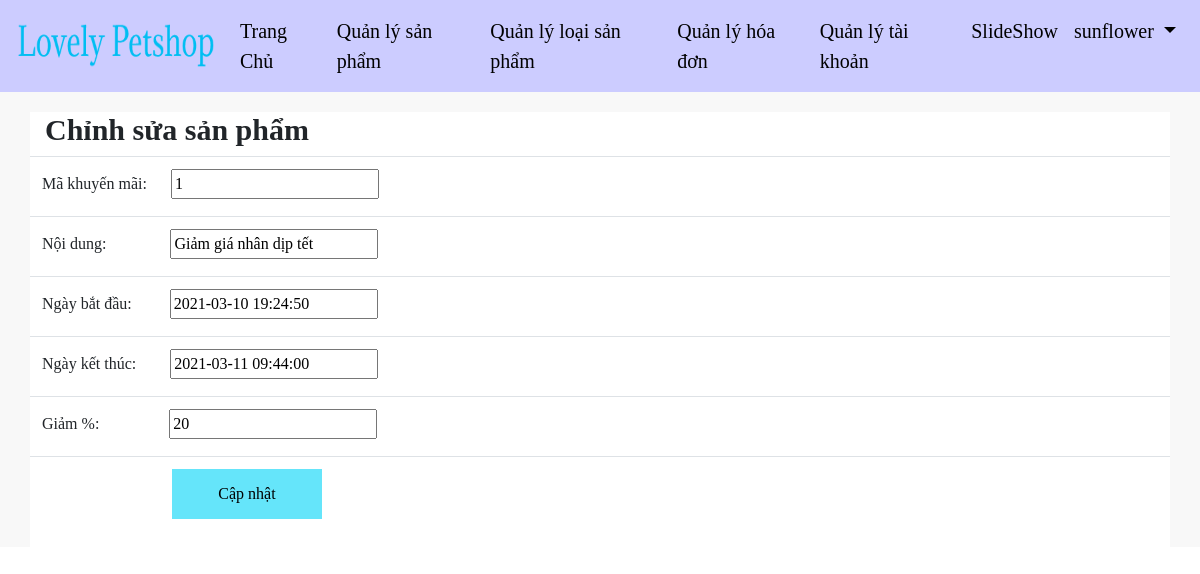
Page /application/LovePets/modifySaleProduct.php?saleid=1 (signed in) on the committed database.
### tables this page shows
CREATE TABLE `sale` (
  `SaleId` int(11) NOT NULL,
  `Content` text NOT NULL,
  `StartDate` datetime NOT NULL,
  `EndDate` datetime NOT NULL,
  `DecreasePercent` int(11) NOT NULL
);

### application/LovePets/modifySaleProduct.php (the view, shortened to what this page needs)
<!DOCTYPE html>
<html>
    <head>
        <link rel="stylesheet" href="https://maxcdn.bootstrapcdn.com/bootstrap/4.4.1/css/bootstrap.min.css">
        <link rel="stylesheet" href="https://cdnjs.cloudflare.com/ajax/libs/font-awesome/4.7.0/css/font-awesome.min.css">
        <link rel="stylesheet" href="https://cdnjs.cloudflare.com/ajax/libs/font-awesome/4.7.0/css/font-awesome.min.css">
    </head>
    <body style="font-family: serif">
        <?php include 'menuAdmin.php'; ?>
        <?php
        include 'connection.php';
        $saleid = $_GET['saleid'];
        $sql = "select * from sale where SaleId = $saleid";
        $result2 = $conn->query($sql);
        $row = $result2->fetch_array();
        ?>
        <div style="background-color:rgb(248,248,248);">
            <form method="post"  style="padding-top:20px; " enctype="multipart/form-data">
                <div class="container" style="background-color:white;">
                    <div class="row">
                        <div class="col-md-12">
                            <h2 style="font-size:30px"><b>Chỉnh sửa sản phẩm</b></h2>
                        </div>
                    </div>
                    <div class="row">
                        <table class="table">
                            <tbody>
                                <tr>
                                    <td scope="row">
                                        <label style="margin-right: 20px">Mã khuyến mãi:</label>
                                        <input type="text"  name="ids" readonly="" value="<?php
                                        if (isset($_POST['ids'])) {
                                            echo $_POST['ids'];
                                        } else {
                                            echo $row['SaleId'];
                                        }
                                        ?>"></td>
                                </tr>
                                <tr>
                                    <td scope="row">
                                        <label style="margin-right: 60px">Nội dung:</label>
                                        <input type="text" value="<?php
                                        if (isset($_POST['content'])) {
                                            echo $_POST['content'];
                                        } else {
                                            echo $row['Content'];
                                        }
                                        ?>"  name="content"></td>
                                </tr>
                                <tr>
                                    <td scope="row">
                                        <label style="margin-right: 34px">Ngày bắt đầu:</label>
                                        <input type="datetime" value="<?php
                                        if (isset($_POST['sdate'])) {
                                            echo $_POST['sdate'];
                                        } else {
                                            echo $row['StartDate'];
                                        }
                                        ?>" name="sdate"></td>
                                </tr>
                                <tr>
                                    <td scope="row">
                                        <label style="margin-right: 30px">Ngày kết thúc:</label>
                                        <input type="datetime" value="<?php
                                        if (isset($_POST['edate'])) {
                                            echo $_POST['edate'];
                                        } else {
                                            echo $row['EndDate'];
                                        }
                                        ?>"  name="edate"></td>
                                </tr>
                                <tr>
                                    <td scope="row">
                                        <label style="margin-right: 66px">Giảm %:</label>
                                        <input type="text" value="<?php
                                        if (isset($_POST['percent'])) {
                                            echo $_POST['percent'];
                                        } else {
                                            echo $row['DecreasePercent'];
                                        }
                                        ?>"  name="percent"></td>
                                </tr>
                                <tr>
                                    <td><button name="submit" style="margin-left: 130px;background-color:#65e5fa;border:none;width:150px;height:50px">Cập nhật</button></td>
                                </tr>
                            </tbody>
                        </table>
                    </div>
                </div>
            </form>
        </div>
    </body>
</html>

### rows in the picture
sale: ids "1", content "Giảm giá nhân dịp tết", sdate "2021-03-10 19:24:50", edate "2021-03-11 09:44:00", percent "20"

### other values in the picture
$_SESSION['NameLogin'] "sunflower"
